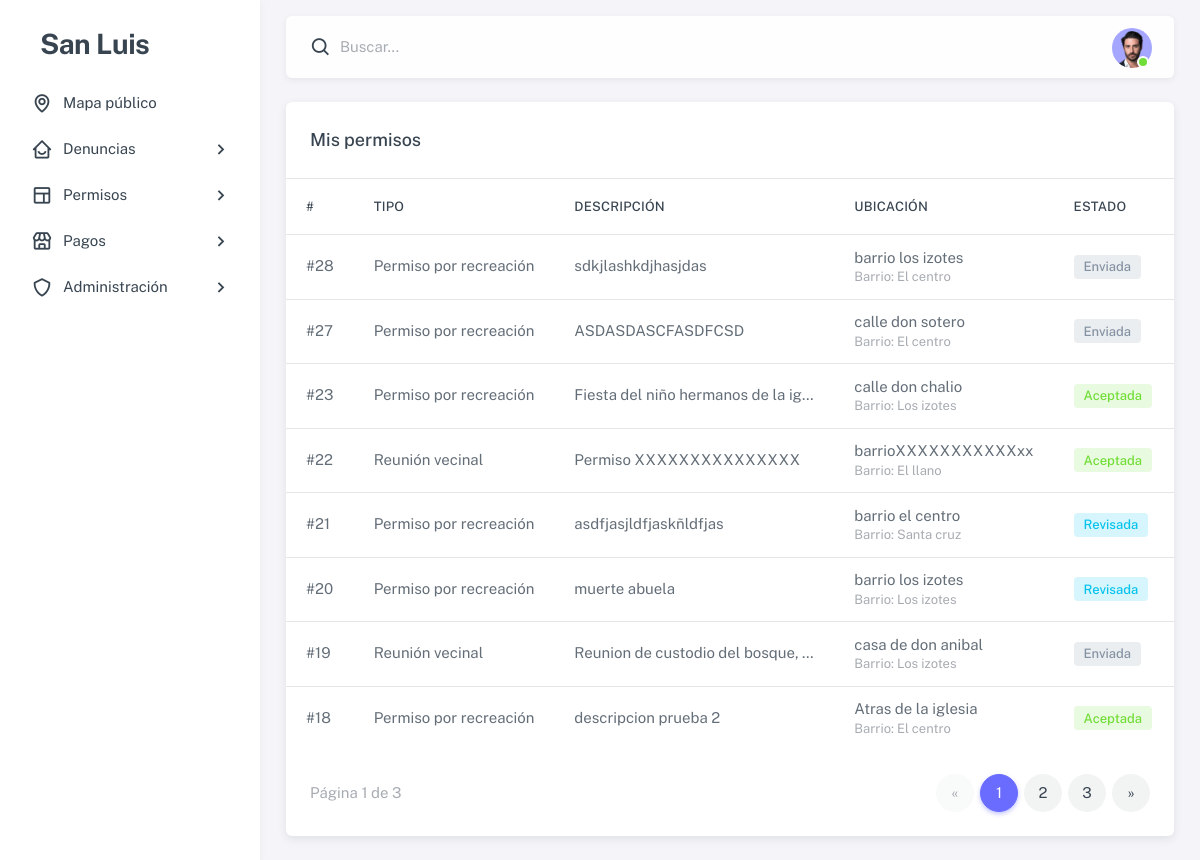
/permisos/mios/ (signed in), run on an earlier commit of the app's database.
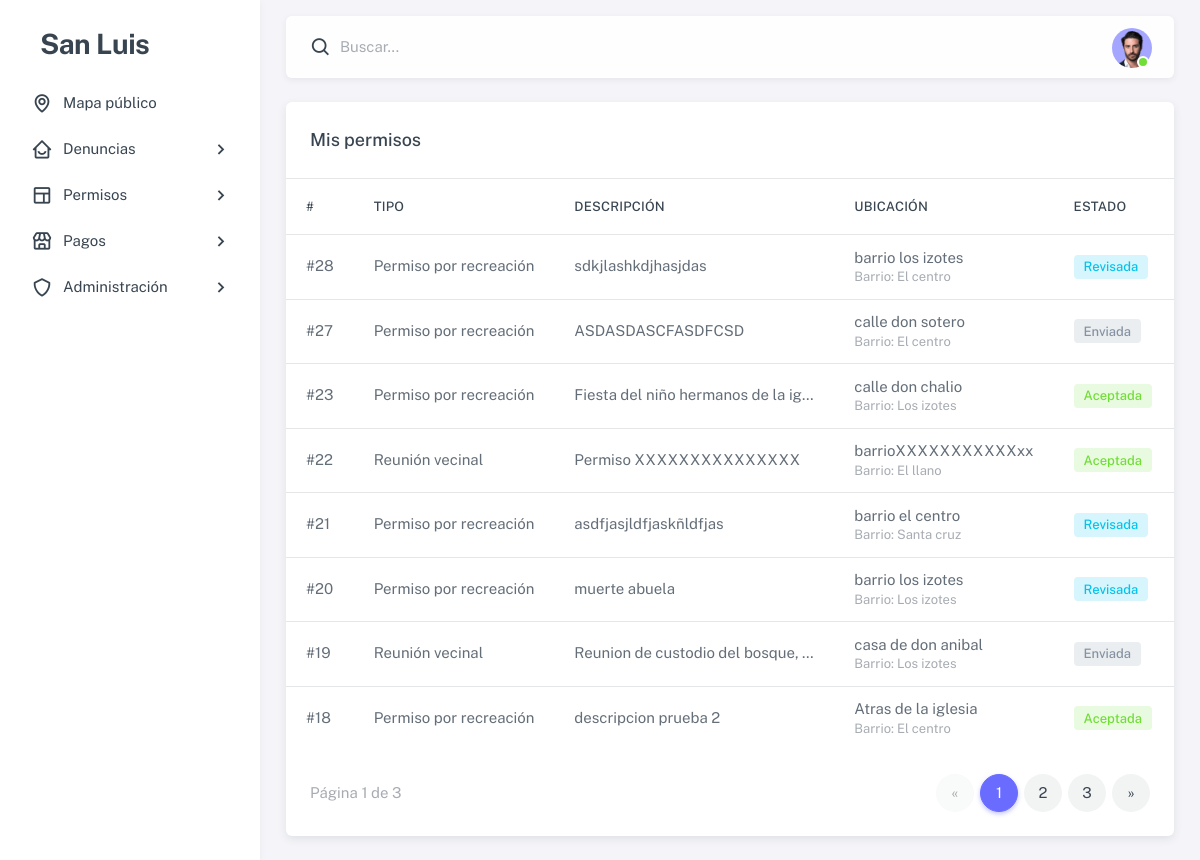
And on a later commit of the database.
### dashboard/models.py (models this page shows, shortened)
class Permiso(models.Model):
    ESTADOS = [
        ('enviada', 'Enviada'),
        ('revisada', 'Revisada'),
        ('aceptada', 'Aceptada'),
        ('en proceso', 'En proceso'),
        ('finalizada', 'Finalizada'),
    ]
    usuario = models.ForeignKey(settings.AUTH_USER_MODEL, on_delete=models.SET_NULL, null=True, blank=True)
    ubicacion = models.ForeignKey('Ubicacion', on_delete=models.SET_NULL, null=True, blank=True)
    tipo_permiso = models.ForeignKey('TipoPermiso', on_delete=models.PROTECT)
    descripcion = models.TextField(blank=True, default='')
    dpi_frente = models.FileField(upload_to='permisos/dpi/', null=True, blank=True)
    dpi_reverso = models.FileField(upload_to='permisos/dpi/', null=True, blank=True)
    evidencia_lugar = models.FileField(upload_to='permisos/evidencia_lugar/', null=True, blank=True)
    observaciones = models.TextField(blank=True, default='')
    requiere_pmt = models.BooleanField(default=False)
    requiere_conos = models.BooleanField(default=False)
    estado = models.CharField(max_length=20, choices=ESTADOS, default='enviada')
    visible_en_mapa = models.BooleanField(default=False)
    aceptacion_nota = models.TextField(blank=True, default='')
    permiso_adjunto = models.FileField(upload_to='permisos/adjuntos/', null=True, blank=True)
    aceptado_por = models.ForeignKey(
        settings.AUTH_USER_MODEL, on_delete=models.SET_NULL,
        null=True, blank=True, related_name='permisos_aceptados'
    )
    creado_en = models.DateTimeField(auto_now_add=True)
    comienza_en = models.DateTimeField()
    termina_en  = models.DateTimeField()
    finalizado_en = models.DateTimeField(null=True, blank=True)
    class Meta:
        indexes = [
            models.Index(fields=['estado']),
            models.Index(fields=['creado_en']),
        ]

class TipoPermiso(models.Model):
    nombre = models.CharField(max_length=100, unique=True)

class Ubicacion(models.Model):
    latitud = models.DecimalField(max_digits=10, decimal_places=8, null=True, blank=True)
    longitud = models.DecimalField(max_digits=11, decimal_places=8, null=True, blank=True)
    direccion = models.TextField(blank=True, null=True)
    barrio = models.ForeignKey(Barrio, null=True, blank=True, on_delete=models.SET_NULL)

class Barrio(models.Model):
    nombre = models.CharField(max_length=100, unique=True)

### dashboard/views/user.py (the view)
# urls.py: path('permisos/mios/', user.mis_permisos, name='mis_permisos'),
@login_required(login_url="login")
def mis_permisos(request):
    qs = (
        Permiso.objects.filter(usuario=request.user)
        .select_related("tipo_permiso", "ubicacion")
        .order_by("-creado_en")
    )
    page = Paginator(qs, 8).get_page(request.GET.get("page"))
    return render(request, "user/permisos_mios.html", {"permisos": page})

### dashboard/templates/user/permisos_mios.html (shortened to what this page needs)
{% extends "user/index.html" %}
{% load static %}
{% block content %}
<div class="card">
  <h5 class="card-header">Mis permisos</h5>
  <div class="table-responsive text-nowrap">
    <table class="table">
      <thead>
        <tr>
          <th>#</th>
          <th>Tipo</th>
          <th>Descripción</th>
          <th>Ubicación</th>
          <th>Estado</th>
        </tr>
      </thead>
      <tbody class="table-border-bottom-0">
        {% for p in permisos %}
        <tr>
          <td>#{{ p.id }}</td>
          <td>{{ p.tipo_permiso.nombre }}</td>
          <td class="text-truncate" style="max-width:280px;">
            {{ p.descripcion|default:"—"|truncatechars:90 }}
          </td>
          <td>
            {% if p.ubicacion %}
              {% if p.ubicacion.direccion %}
                {{ p.ubicacion.direccion }}
              {% elif p.ubicacion.latitud and p.ubicacion.longitud %}
                {{ p.ubicacion.latitud }}, {{ p.ubicacion.longitud }}
              {% else %}—{% endif %}
              {% if p.ubicacion.barrio %}
                <div class="text-muted small">Barrio: {{ p.ubicacion.barrio.nombre }}</div>
              {% endif %}
            {% else %}—{% endif %}
          </td>
          <td>
            {% if p.estado == "enviada" %}
              <span class="badge bg-label-secondary">Enviada</span>
            {% elif p.estado == "revisada" %}
              <span class="badge bg-label-info">Revisada</span>
            {% elif p.estado == "aceptada" %}
              <span class="badge bg-label-success">Aceptada</span>
            {% elif p.estado == "en proceso" %}
              <span class="badge bg-label-warning">En proceso</span>
            {% elif p.estado == "finalizada" %}
              <span class="badge bg-label-dark">Finalizada</span>
            {% else %}
              <span class="badge bg-label-secondary">{{ p.estado }}</span>
            {% endif %}
          </td>
        </tr>
        {% empty %}
        <tr>
          <td colspan="8" class="text-center text-muted py-5">Aún no tienes permisos.</td>
        </tr>
        {% endfor %}
      </tbody>
    </table>
  </div>
  {% if permisos.paginator.num_pages > 1 %}
  <div class="card-footer d-flex justify-content-between align-items-center">
    <div class="text-muted">
      Página {{ permisos.number }} de {{ permisos.paginator.num_pages }}
    </div>
    <nav>
      <ul class="pagination mb-0">
        {% if permisos.has_previous %}
          <li class="page-item"><a class="page-link" href="?page={{ permisos.previous_page_number }}" aria-label="Anterior">&laquo;</a></li>
        {% else %}
          <li class="page-item disabled"><span class="page-link">&laquo;</span></li>
        {% endif %}
        {% for num in permisos.paginator.page_range %}
          {% if num == permisos.number %}
            <li class="page-item active"><span class="page-link">{{ num }}</span></li>
          {% elif num >= permisos.number|add:-2 and num <= permisos.number|add:2 %}
            <li class="page-item"><a class="page-link" href="?page={{ num }}">{{ num }}</a></li>
          {% endif %}
        {% endfor %}
        {% if permisos.has_next %}
          <li class="page-item"><a class="page-link" href="?page={{ permisos.next_page_number }}" aria-label="Siguiente">&raquo;</a></li>
        {% else %}
          <li class="page-item disabled"><span class="page-link">&raquo;</span></li>
        {% endif %}
      </ul>
    </nav>
  </div>
  {% endif %}
</div>
{% endblock %}

What changed in the data, as far as the page shows it:
changed Permiso "sdkjlashkdjhasjdas": estado "Enviada" → "Revisada"
